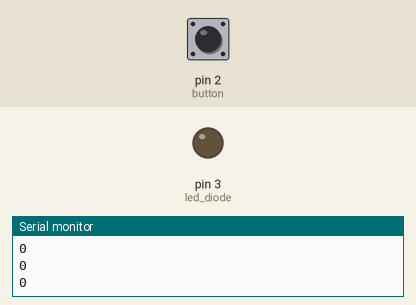
Bench run of a sketch on a simulated Arduino Uno, built with avr-gcc and run on an emulated ATmega328P. On the bench: output pins drawn as LEDs (lit = HIGH), the last lines printed to the serial monitor. The inputs (shaded band) are chosen by the test bench; at power-on: pin 2 (button) HIGH.

Above: at 1.2 s.
1.3 s: pin 2 (button) pulled LOW for 0.15 s
At 2.0 s:
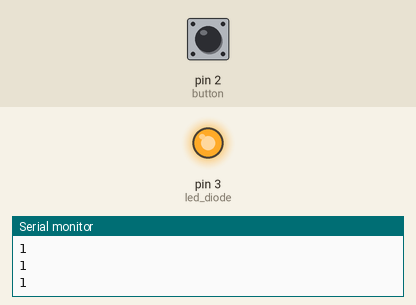
2.9 s: pin 2 (button) pulled LOW for 1 s
At 3.3 s:
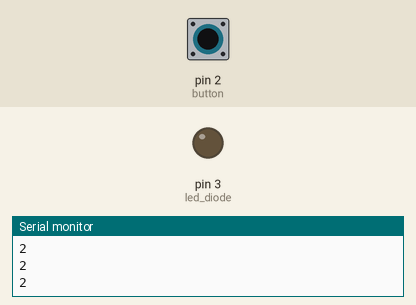
5.4 s: pin 2 (button) pulled LOW for 3.2 s
At 6.5 s:
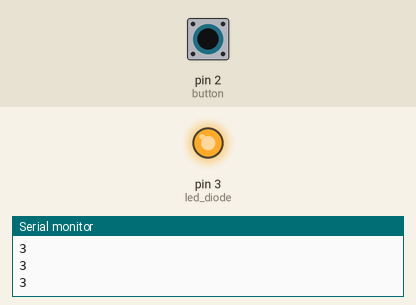
Timing chart, 0 to 8.4 s (numbered marks = the images above; inputs shaded):
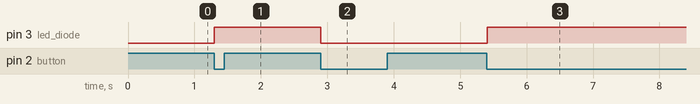

Measured:
- after the input at 1.3 s, pin 3 (led_diode): LOW → HIGH at once
- after the input at 2.9 s, pin 3 (led_diode): HIGH → LOW at once
- after the input at 5.4 s, pin 3 (led_diode): LOW → HIGH at once

The sketch:

sketch_apr10a.ino
```cpp
int a(0);
int lastbuttonstate(0);

void check(int x){ //check for odd
    if(x%2!=0){
      digitalWrite(3, HIGH); //led diode
      Serial.println(x);
  }else{
    digitalWrite(3, LOW);
    Serial.println(x);
  }
}

void setup() {
  Serial.begin(9600);
  pinMode(2, INPUT_PULLUP); //button
  pinMode(3, OUTPUT); //led diode
}

void loop() {
  if(lastbuttonstate==0){ //makes sure that the button is not pressed.
    if(digitalRead(2)==LOW){
      a++;
      check(a);
      lastbuttonstate=1;
    }else{
      check(a);
    }
  }

  if(lastbuttonstate==1){  //check if the button IS presed
    if(digitalRead(2)==LOW){
      check(a);
    }else{
      lastbuttonstate=0;
      check(a);
    }
  }

  delay(100);
}
```
